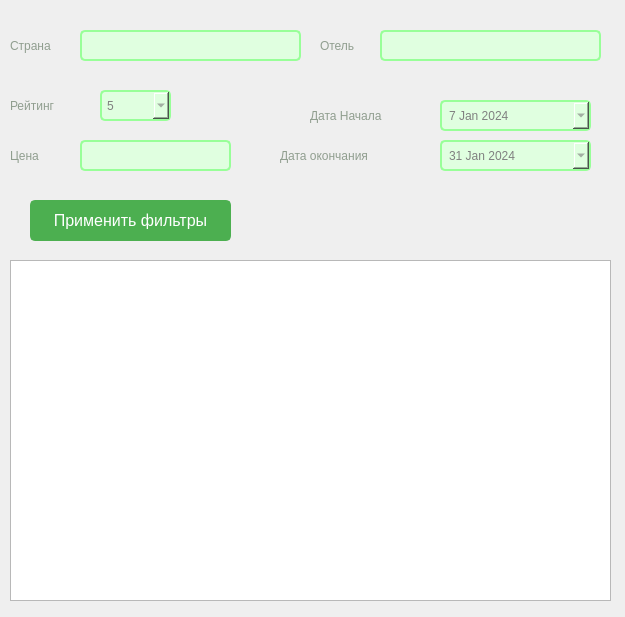
<?xml version="1.0" encoding="UTF-8"?>
<ui version="4.0">
 <class>tours_form</class>
 <widget class="QFrame" name="tours_form">
  <property name="geometry">
   <rect>
    <x>0</x>
    <y>0</y>
    <width>625</width>
    <height>617</height>
   </rect>
  </property>
  <property name="windowTitle">
   <string>Frame</string>
  </property>
  <widget class="QTableView" name="tableView">
   <property name="geometry">
    <rect>
     <x>10</x>
     <y>260</y>
     <width>601</width>
     <height>341</height>
    </rect>
   </property>
  </widget>
  <widget class="QLineEdit" name="country">
   <property name="geometry">
    <rect>
     <x>80</x>
     <y>30</y>
     <width>221</width>
     <height>31</height>
    </rect>
   </property>
   <property name="styleSheet">
    <string notr="true">QLineEdit {
    border: 2px solid #98ff98;  /* Светло-зеленая рамка для QComboBox */
    border-radius: 5px;  /* Закругленные углы */
    padding: 5px;  /* Отступы вокруг текста */
    background-color: #e0ffe0;  /* Бледно-зеленый фон */
    color: #000000;  /* Черный цвет текста */
    selection-background-color: #90ee90;  /* Цвет фона для выделенного элемента */
}
QLineEdit  {
	font: 12pt &quot;MS Shell Dlg 2&quot;;
	color: gray;
}
</string>
   </property>
  </widget>
  <widget class="QLabel" name="label">
   <property name="geometry">
    <rect>
     <x>10</x>
     <y>30</y>
     <width>71</width>
     <height>31</height>
    </rect>
   </property>
   <property name="styleSheet">
    <string notr="true">QLabel {
	font: 12pt &quot;MS Shell Dlg 2&quot;;
    color: rgb(144, 158, 143) 
}</string>
   </property>
   <property name="text">
    <string>Страна</string>
   </property>
  </widget>
  <widget class="QLineEdit" name="hotel">
   <property name="geometry">
    <rect>
     <x>380</x>
     <y>30</y>
     <width>221</width>
     <height>31</height>
    </rect>
   </property>
   <property name="styleSheet">
    <string notr="true">QLineEdit {
    border: 2px solid #98ff98;  /* Светло-зеленая рамка для QComboBox */
    border-radius: 5px;  /* Закругленные углы */
    padding: 5px;  /* Отступы вокруг текста */
    background-color: #e0ffe0;  /* Бледно-зеленый фон */
    color: #000000;  /* Черный цвет текста */
    selection-background-color: #90ee90;  /* Цвет фона для выделенного элемента */
}
QLineEdit  {
	font: 12pt &quot;MS Shell Dlg 2&quot;;
	color: gray;
}
</string>
   </property>
  </widget>
  <widget class="QLabel" name="label_2">
   <property name="geometry">
    <rect>
     <x>320</x>
     <y>30</y>
     <width>61</width>
     <height>31</height>
    </rect>
   </property>
   <property name="styleSheet">
    <string notr="true">QLabel {
	font: 12pt &quot;MS Shell Dlg 2&quot;;
    color: rgb(144, 158, 143) 
}</string>
   </property>
   <property name="text">
    <string>Отель</string>
   </property>
  </widget>
  <widget class="QLabel" name="label_3">
   <property name="geometry">
    <rect>
     <x>310</x>
     <y>100</y>
     <width>131</width>
     <height>31</height>
    </rect>
   </property>
   <property name="styleSheet">
    <string notr="true">QLabel {
	font: 12pt &quot;MS Shell Dlg 2&quot;;
    color: rgb(144, 158, 143) 
}</string>
   </property>
   <property name="text">
    <string>Дата Начала</string>
   </property>
  </widget>
  <widget class="QLabel" name="label_4">
   <property name="geometry">
    <rect>
     <x>280</x>
     <y>140</y>
     <width>151</width>
     <height>31</height>
    </rect>
   </property>
   <property name="styleSheet">
    <string notr="true">QLabel {
	font: 12pt &quot;MS Shell Dlg 2&quot;;
    color: rgb(144, 158, 143) 
}</string>
   </property>
   <property name="text">
    <string>Дата окончания</string>
   </property>
  </widget>
  <widget class="QDateEdit" name="dateEdit">
   <property name="geometry">
    <rect>
     <x>440</x>
     <y>100</y>
     <width>151</width>
     <height>31</height>
    </rect>
   </property>
   <property name="styleSheet">
    <string notr="true">QDateEdit  {
    border: 2px solid #98ff98;  /* Светло-зеленая рамка для QComboBox */
    border-radius: 5px;  /* Закругленные углы */
    padding: 5px;  /* Отступы вокруг текста */
    background-color: #e0ffe0;  /* Бледно-зеленый фон */
    color: #000000;  /* Черный цвет текста */
    selection-background-color: #90ee90;  /* Цвет фона для выделенного элемента */
}
QDateEdit {
	font: 12pt &quot;MS Shell Dlg 2&quot;;
	color: gray;
}
</string>
   </property>
   <property name="wrapping">
    <bool>false</bool>
   </property>
   <property name="buttonSymbols">
    <enum>QAbstractSpinBox::UpDownArrows</enum>
   </property>
   <property name="accelerated">
    <bool>false</bool>
   </property>
   <property name="showGroupSeparator" stdset="0">
    <bool>false</bool>
   </property>
   <property name="calendarPopup">
    <bool>true</bool>
   </property>
   <property name="date">
    <date>
     <year>2024</year>
     <month>1</month>
     <day>7</day>
    </date>
   </property>
  </widget>
  <widget class="QDateEdit" name="dateEdit_2">
   <property name="geometry">
    <rect>
     <x>440</x>
     <y>140</y>
     <width>151</width>
     <height>31</height>
    </rect>
   </property>
   <property name="styleSheet">
    <string notr="true">QDateEdit  {
    border: 2px solid #98ff98;  /* Светло-зеленая рамка для QComboBox */
    border-radius: 5px;  /* Закругленные углы */
    padding: 5px;  /* Отступы вокруг текста */
    background-color: #e0ffe0;  /* Бледно-зеленый фон */
    color: #000000;  /* Черный цвет текста */
    selection-background-color: #90ee90;  /* Цвет фона для выделенного элемента */
}
QDateEdit {
	font: 12pt &quot;MS Shell Dlg 2&quot;;
	color: gray;
}
</string>
   </property>
   <property name="calendarPopup">
    <bool>true</bool>
   </property>
   <property name="date">
    <date>
     <year>2024</year>
     <month>1</month>
     <day>31</day>
    </date>
   </property>
  </widget>
  <widget class="QLabel" name="label_5">
   <property name="geometry">
    <rect>
     <x>10</x>
     <y>90</y>
     <width>71</width>
     <height>31</height>
    </rect>
   </property>
   <property name="styleSheet">
    <string notr="true">QLabel {
	font: 12pt &quot;MS Shell Dlg 2&quot;;
    color: rgb(144, 158, 143) 
}</string>
   </property>
   <property name="text">
    <string>Рейтинг</string>
   </property>
  </widget>
  <widget class="QComboBox" name="comboBox">
   <property name="geometry">
    <rect>
     <x>100</x>
     <y>90</y>
     <width>71</width>
     <height>31</height>
    </rect>
   </property>
   <property name="styleSheet">
    <string notr="true">QComboBox {
    border: 2px solid #98ff98;  /* Светло-зеленая рамка для QComboBox */
    border-radius: 5px;  /* Закругленные углы */
    padding: 5px;  /* Отступы вокруг текста */
    background-color: #e0ffe0;  /* Бледно-зеленый фон */
    color: #000000;  /* Черный цвет текста */
    selection-background-color: #90ee90;  /* Цвет фона для выделенного элемента */
}
QComboBox {
	font: 12pt &quot;MS Shell Dlg 2&quot;;
	color: gray;
}
</string>
   </property>
   <item>
    <property name="text">
     <string>5</string>
    </property>
   </item>
   <item>
    <property name="text">
     <string>4.5</string>
    </property>
   </item>
   <item>
    <property name="text">
     <string>4</string>
    </property>
   </item>
   <item>
    <property name="text">
     <string>3.5</string>
    </property>
   </item>
   <item>
    <property name="text">
     <string>3</string>
    </property>
   </item>
   <item>
    <property name="text">
     <string>2.5</string>
    </property>
   </item>
   <item>
    <property name="text">
     <string>2</string>
    </property>
   </item>
   <item>
    <property name="text">
     <string>1.5</string>
    </property>
   </item>
   <item>
    <property name="text">
     <string>1</string>
    </property>
   </item>
   <item>
    <property name="text">
     <string>0.5</string>
    </property>
   </item>
  </widget>
  <widget class="QLabel" name="label_9">
   <property name="geometry">
    <rect>
     <x>10</x>
     <y>140</y>
     <width>71</width>
     <height>31</height>
    </rect>
   </property>
   <property name="styleSheet">
    <string notr="true">QLabel {
	font: 12pt &quot;MS Shell Dlg 2&quot;;
    color: rgb(144, 158, 143) 
}</string>
   </property>
   <property name="text">
    <string>Цена</string>
   </property>
  </widget>
  <widget class="QLineEdit" name="price">
   <property name="geometry">
    <rect>
     <x>80</x>
     <y>140</y>
     <width>151</width>
     <height>31</height>
    </rect>
   </property>
   <property name="styleSheet">
    <string notr="true">QLineEdit {
    border: 2px solid #98ff98;  /* Светло-зеленая рамка для QComboBox */
    border-radius: 5px;  /* Закругленные углы */
    padding: 5px;  /* Отступы вокруг текста */
    background-color: #e0ffe0;  /* Бледно-зеленый фон */
    color: #000000;  /* Черный цвет текста */
    selection-background-color: #90ee90;  /* Цвет фона для выделенного элемента */
}
QLineEdit  {
	font: 12pt &quot;MS Shell Dlg 2&quot;;
	color: gray;
}
</string>
   </property>
   <property name="text">
    <string/>
   </property>
  </widget>
  <widget class="QPushButton" name="filter">
   <property name="geometry">
    <rect>
     <x>30</x>
     <y>200</y>
     <width>201</width>
     <height>41</height>
    </rect>
   </property>
   <property name="layoutDirection">
    <enum>Qt::LeftToRight</enum>
   </property>
   <property name="styleSheet">
    <string notr="true">QPushButton{
  display: inline-block;
  padding: 10px 20px;
  font-size: 16px;
  text-align: center;
  text-decoration: none;
  background-color: #4CAF50;
  color: white;
  border: 2px solid #4CAF50;
  border-radius: 5px;
  transition: background-color 0.3s ease;
}
QPushButton:hover {
  background-color: #45a049;
  border-color: #45a049;
}
</string>
   </property>
   <property name="text">
    <string>Применить фильтры</string>
   </property>
  </widget>
 </widget>
 <resources/>
 <connections/>
</ui>
